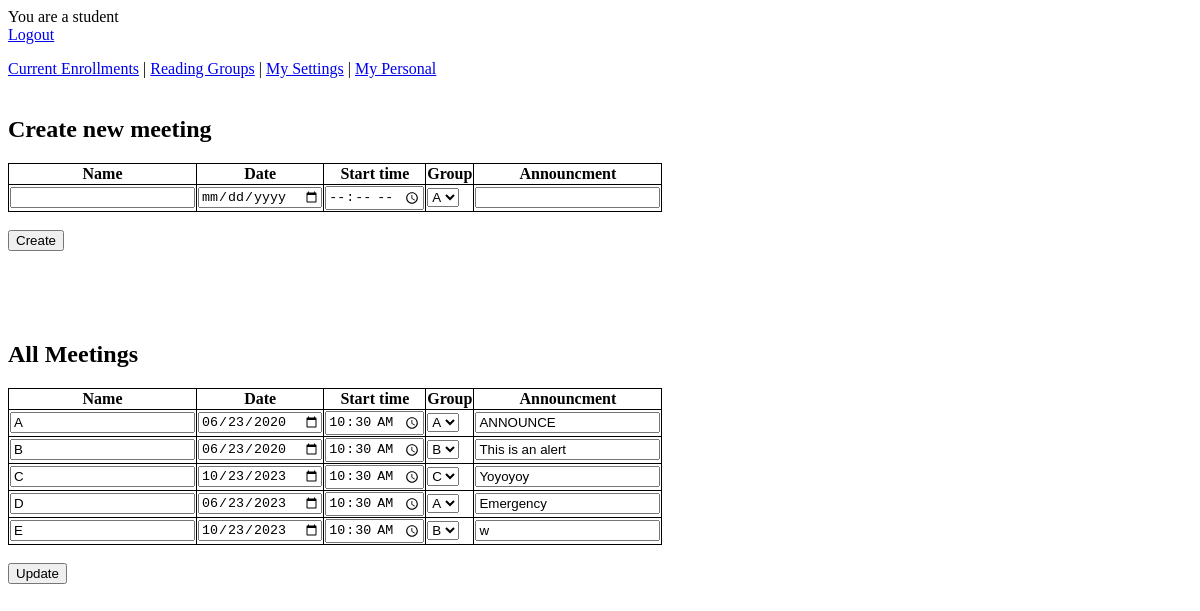
The app's page /meeting.php (signed in), older data.
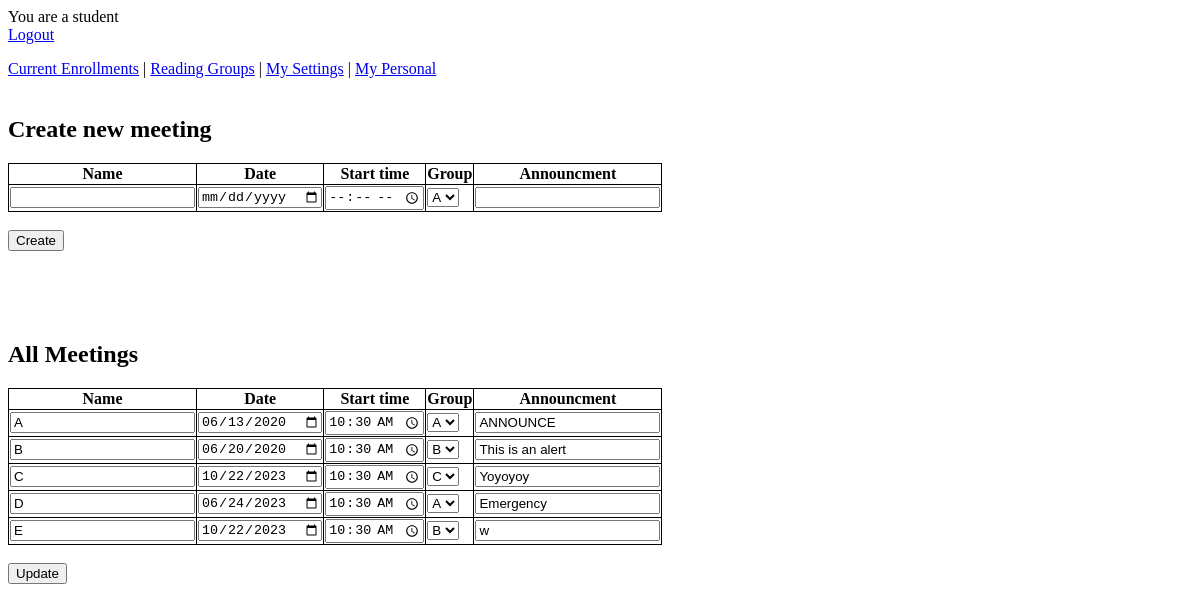
The same page, newer data.
### tables this page shows
CREATE TABLE meetings (
  meeting_id int(11),
  meeting_name varchar(255) NOT NULL,
  date date NOT NULL,
  time_slot_id int(11) NOT NULL,
  capacity int(11) NOT NULL,
  group_id int(11) NOT NULL,
  announcement varchar(255),
  PRIMARY KEY (meeting_id),
  FOREIGN KEY (group_id) REFERENCES groups (group_id),
  FOREIGN KEY (time_slot_id) REFERENCES time_slot (time_slot_id)
);

CREATE TABLE groups (
  group_id int(11),
  name varchar(255) NOT NULL,
  description varchar(255),
  grade_req int(11),
  PRIMARY KEY (group_id)
);

### meeting.php (the view, shortened to what this page needs)
<?php
require 'header.php';
$meeting_query = "SELECT meeting_id,meeting_name,group_id,date_format(start_time,'%H:%i') as start_time,a.time_slot_id,date,capacity,announcement FROM meetings a
INNER JOIN time_slot b ON a.time_slot_id = b.time_slot_id;";
$meeting_result = mysqli_query($db, $meeting_query);
$group_query = "SELECT description,name,group_id,grade_req FROM groups;";
$group_result = mysqli_query($db, $group_query);
?>
<div>
    <form action="meeting_script.php" method="post">
        <h2>Create new meeting</h2>
        <table cellspacing="1" bgcolor="#000000">
            <tr bgcolor="#ffffff">
                <th>Name</th>
                <th>Date</th>
                <th>Start time</th>
                <th>Group</th>
                <th>Announcment</th>
            </tr>
            <tr bgcolor="#ffffff">
                <td><input type="text" name="meeting_name" required></td>
                <td><input type="date" type="text" name="date" required></td>
                <td><input type="time" name="time" min="00:00:00" max="23:59:59" required></td>
                <td><select name="group_id" required> <?php  while ($row = $group_result->fetch_assoc()) { ?> <option
                            value="<?php echo $row['group_id']; ?>"> <?php echo $row['name']; ?>
                        </option> <?php } ?> </select></td>
                <td><input type="text" name="announcement"></td>
            </tr>
        </table>
        <input type="submit" value="Create" name="create" />
    </form>
    <br><br><br>
    <?php mysqli_data_seek($group_result,0); ?>
    <form action="meeting_script.php" method="post">
        <h2>All Meetings</h2>
        <table cellspacing="1" bgcolor="#000000">
            <tr bgcolor="#ffffff">
                <th>Name</th>
                <th>Date</th>
                <th>Start time</th>
                <th>Group</th>
                <th>Announcment</th>
            </tr>
            <?php
                while ($row = $meeting_result->fetch_assoc()) { ?>
            <tr bgcolor="#ffffff">
                <td> <input value="<?php echo $row['meeting_id']; ?>" name="meeting_id[]" type="hidden">
                    <input value="<?php echo $row['meeting_name']; ?>" type="text" name="meeting_name[]" required>
                </td>
                <td><input value="<?php echo $row['date']; ?>" type="date" type="text" name="date[]" required></td>
                <td><input value="<?php echo $row['start_time']; ?>" type="time" name="time[]" min="00:00" max="23:59"
                        required>
                </td>
                <td><select name="group_id[]" required> <?php  while ($row2 = $group_result->fetch_assoc()) { ?> <option
                            <?php  if($row['group_id'] == $row2['group_id']) { echo "selected"; } ?>
                            value="<?php echo $row2['group_id']; ?>"> <?php echo $row2['name']; ?>
                        </option> <?php  } ?> </select></td>
                <td><input value="<?php echo $row['announcement']; ?>" type="text" name="announcement[]"></td>
            </tr>
            <?php  mysqli_data_seek($group_result,0); }?>
        </table>
        <input type="submit" value="Update" name="update" />
    </form>
</div>
<?
require 'footer.php';
?>

Row changes from the older to the newer data that the page shows:
changed meetings "ANNOUNCE": date "06/23/2020" → "06/13/2020"
changed meetings "This is an alert": date "06/23/2020" → "06/20/2020"
changed meetings "Yoyoyoy": date "10/23/2023" → "10/22/2023"
changed meetings "Emergency": date "06/23/2023" → "06/24/2023"
changed meetings (number 5 of 5 on the later page): date "10/23/2023" → "10/22/2023"
